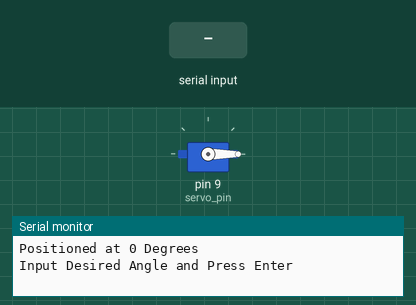
The sketch below on a simulated Arduino Uno, built with avr-gcc and run on an emulated ATmega328P. On the bench: servo, the last lines printed to the serial monitor. The inputs (shaded band) are chosen by the test bench.

Above: at 1.2 s.
1.3 s: "90,45\n" received over Serial
At 2.5 s:
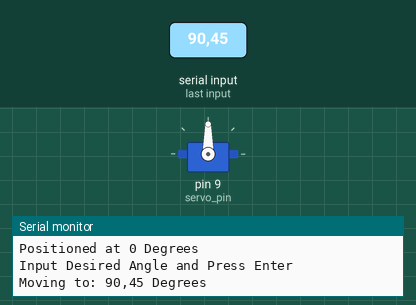
2.8 s: "200\n" received over Serial
At 3.7 s:
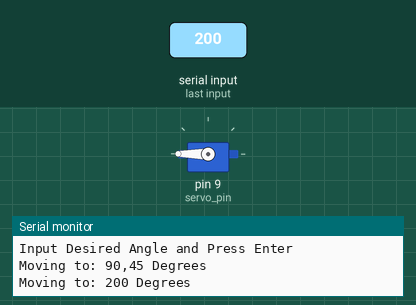
4.3 s: "30,150\n" received over Serial
At 4.9 s:
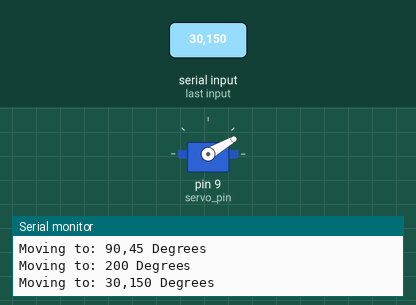
5.8 s: "90\n" received over Serial
At 7.1 s:
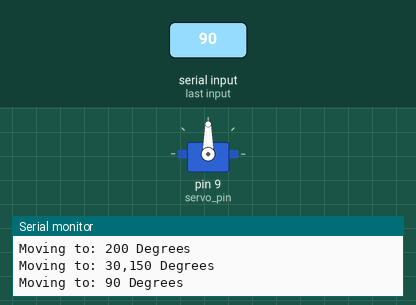
Timing chart, 0 to 8.3 s (numbered marks = the images above; inputs shaded):
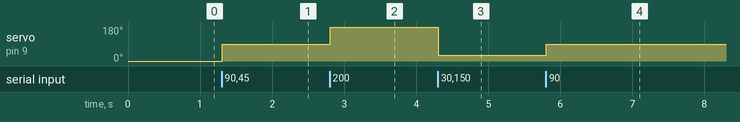

Measured:
- after the input at 1.3 s, servo on pin 9 (servo_pin): 0° → 90° at once
- after the input at 2.8 s, servo on pin 9 (servo_pin): 90° → 180° at once
- after the input at 4.3 s, servo on pin 9 (servo_pin): 180° → 30° at once
- after the input at 5.8 s, servo on pin 9 (servo_pin): 30° → 90° at once

The sketch:

servo-input-degree.ino
```cpp
#include <Servo.h>

Servo servo_1; // servo controller (multiple can exist)

int servo_pin = 9; // PWM pin for servo control
int pos = 0;    // servo starting position

void setup() {
  servo_1.attach(servo_pin); // start servo control
  Serial.begin(9600); // start serial monitor
  servo_1.write(pos); // move servo to 0 degrees
  Serial.println("Positioned at 0 Degrees");
  Serial.println("Input Desired Angle and Press Enter");
}

void loop() {
  while (Serial.available()){
    String in_char = Serial.readStringUntil('\n'); // read until the newline
    Serial.print("Moving to: ");
    Serial.print(in_char);
    Serial.println(" Degrees");
    servo_1.write(in_char.toInt()); // convert angle and write servo
    delay(in_char.toFloat()*(10.0/6.0)); // delay for maximum speed
  }
}
```
